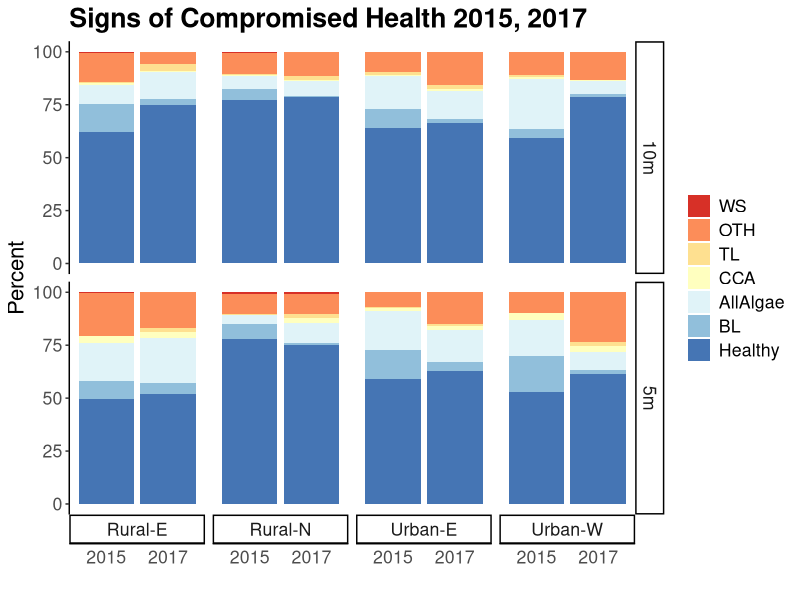
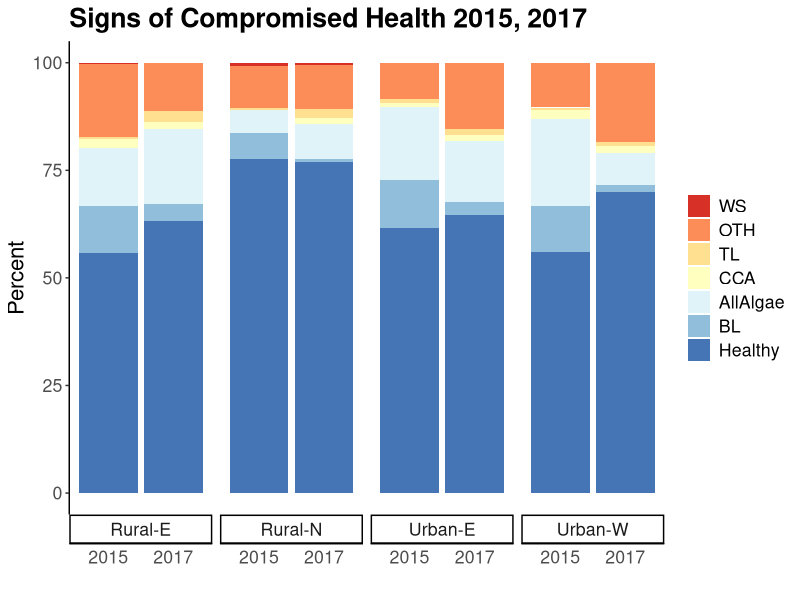
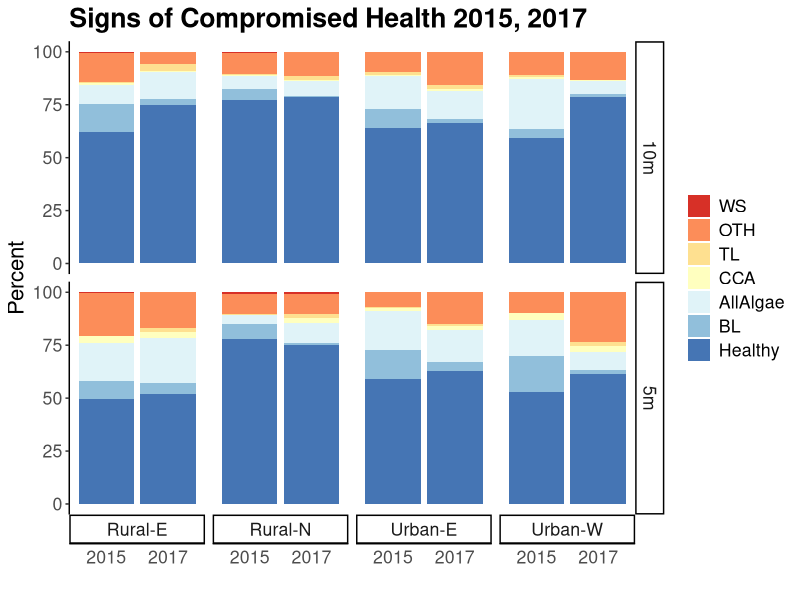
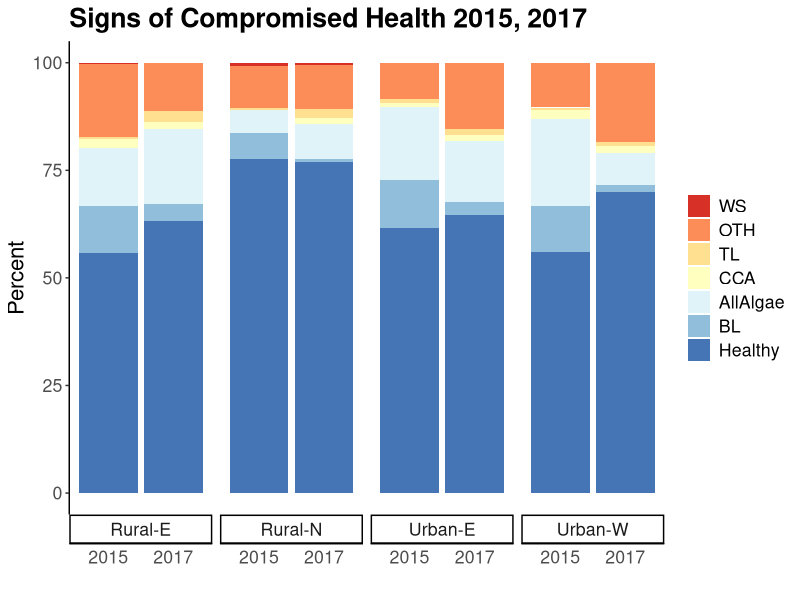

These charts were generated, in order, by the following R code: (Note: this script raises an error after producing the figures.)
## ---- chunk 1
knitr::opts_chunk$set(echo = TRUE)
## ---- chunk 2
library(tidyverse)
site2 <- read.csv("data/Site-Site2.csv")
colnames(site2)[1] <- "Site"
head(site2)
## ---- chunk 3
compdat <- read.csv('data/comp7_tave.csv') %>% 
   pivot_longer(AllAlgae:WS, names_to = 'Status', values_to = 'Percent') %>% 
   full_join(site2, by = "Site") %>% 
   mutate_if(is.character, as.factor) 

compdat$Year <- as.factor(compdat$Year)
head(compdat)
compdat <- compdat[-which(is.na(compdat)),]
## ---- chunk 4
compdat %>% 
   group_by(Year, Site2, Depth, Transect) %>% 
   filter(Status != 'Healthy')%>% 
   dplyr::summarize(comp_transt = sum(Percent))%>% 
   ungroup() %>% 
   dplyr::summarize(avecomp = mean(comp_transt), SE = sd(comp_transt)/sqrt(n()))
## ---- chunk 5
compall <- compdat %>% 
   group_by(Year, Site2, Depth, Status) %>% 
   dplyr::summarize(avePer = mean(Percent),
                                  SE = sd(Percent)/sqrt(n()))
compall
## ---- chunk 6
# comph15 <- read.csv("TL15-comph7-WS-site-summarySE-nameedit.csv")
# comph15$X <- 2015
# comph17 <- read.csv("TL17-per-comp7-h-d-summarySE.csv")  # in 2017Trip/CoralDAta
# head(comph17)
# comph17$X <- 2017
# 
# head(comph15)
# head(comph17)
# 
# compall <- rbind(comph15, comph17)
# head(compall)
# levels(compall$Status)
# compall$Depth <- relevel(compall$Depth, ref = "5m")
# 
# compall$Site <- as.factor(compall$Site)
# levels(compall$Site)[levels(compall$Site) == "Manatutu"] <- "Manatuto"
## ---- chunk 7
library(ggplot2)
#compall$Status <- factor(compall.order$Status, c("WS", "AllAlgae", "BL", "CCA", "OTH", "TL", "Healthy"))
compall$Status <- factor(compall$Status, levels=c("WS", "OTH", "TL", "CCA","AllAlgae", "BL", "Healthy"))
                                                          
ggplot(compall, aes(Year, avePer,  fill = Status)) +
   facet_grid(Depth ~Site2, switch = "x") +
    geom_bar(position="stack", stat="identity")+ #, color = "black") +
   ggtitle("Signs of Compromised Health 2015, 2017") +
   theme_classic() +
labs(x = "", y = "Percent") +
   theme(plot.title = element_text("sans", "bold",color = "black", 15)) +
   theme(text = element_text(size = 16)) +
   theme(axis.ticks.x = element_blank()) +#, panel.background = element_rect("gray85"))+
   theme(axis.text.x = element_text(hjust = 0.5),
         legend.title = element_blank())+
   scale_fill_brewer(palette="RdYlBu")
ggsave('figures/stacked-comphealth-20152017.pdf', width = 7, height = 4)
## ---- chunk 8
compall_nodepth <- compdat %>% 
   group_by(Year, Site2, Status) %>% 
   dplyr::summarize(avePer = mean(Percent))

compall_nodepth$Status <- factor(compall_nodepth$Status, levels=c("WS", "OTH", "TL", "CCA","AllAlgae", "BL", "Healthy"))
## ---- chunk 9
ggplot(compall_nodepth, aes((Year), avePer,  fill = Status)) +
   facet_grid(.~Site2, switch = "x") +
    geom_bar(position="stack", stat="identity")+ #, color = "black") +
   ggtitle("Signs of Compromised Health 2015, 2017") +
   theme_classic() +
labs(x = "", y = "Percent") +
   theme(plot.title = element_text("sans", "bold",color = "black", 15)) +
   theme(text = element_text(size = 16)) +
   theme(axis.ticks.x = element_blank()) + #, panel.background = element_rect("gray85"))+
   theme(axis.text.x = element_text(hjust = 0.5),
         legend.title = element_blank())+
   scale_fill_brewer(palette="RdYlBu")
ggsave('figures/stacked-comphealth-20152017-nodepth.jpg', width = 7, height = 4)
## ---- chunk 10
library(tidyr)
library(dplyr)
site2 <- read.csv("Site-Site2.csv")
colnames(site2)[1] <- "Site"
head(site2)

compall <- full_join(compall, site2, by = "Site")

compall$SiteYr <- paste(compall$Site2, compall$X, sep = "-")
head(compall)
## ---- chunk 11
library(ggplot2)
order(levels(compall$Status))
#levels(compall$Status) <- order(levels(compall$Status), c(7,2,3,4,5,6,1))
levels(compall$Status) <- order(c("WS", "AllAlgae", "BL", "CCA", "OTH", "TL", "Healthy"))
compall$Status <- factor(compall$Status, c("WS", "AllAlgae", "BL", "CCA", "OTH", "TL", "Healthy"))
compall$Status <- relevel(compall$Status, ref = "WS")

ggplot(compall, aes(factor(Year), avePer,  fill = (Status))) +
   facet_grid(Depth ~Site2, switch = "x") +
    geom_bar(position="stack", stat="identity", color = "black") +
   ggtitle("Signs of Compromised Health 2015, 2017") +
   theme_classic() +
labs(x = "", y = "Percent") +
   theme(plot.title = element_text("sans", "bold",color = "black", 20)) +
   theme(text = element_text(size = 15)) +
   theme(axis.ticks.x = element_blank(), panel.border = element_blank())+
   theme(axis.text.x = element_text(hjust = 0.5))+
      guides(fill = guide_legend(reverse=TRUE))
## ---- chunk 12
levels(compall$Status)
#compall$Status <- factor(compall$Status, c("AllAlgae", "BL", "CCA", "TL", "OTH", "WS", "Healthy"))
compall$Status <- factor(compall$Status, c("WS", "AllAlgae", "BL", "CCA", "TL", "OTH", "Healthy"))

ggplot(compall, aes( SiteYr, Percent, fill = Status)) +
          facet_grid(Depth ~.) +
    geom_bar(position="stack", stat="identity", color = "black") +
   ggtitle("Signs of Compromised Health 2015, 2017") +
   theme_classic() +
labs(x = "", y = "Percent") +
   theme(plot.title = element_text("sans", "bold",color = "black", 25)) +
   theme(text = element_text(size = 15)) +
   theme(axis.text.x = element_blank()) +
       scale_fill_grey(start =0, end = 1) +
    theme(axis.ticks.x = element_blank(), panel.border = element_blank())+
   guides(fill = guide_legend(reverse=TRUE))
## ---- chunk 13
head(compall)
#compall$X <- 
levels(compall$Status)
#compall$Status <- factor(compall$Status, c("AllAlgae", "BL", "CCA", "TL", "OTH", "WS", "Healthy"))
compall$Status <- factor(compall$Status, c("WS", "AllAlgae", "BL", "CCA", "TL", "OTH", "Healthy"))

ggplot(compall, aes(factor(X), Percent,  fill = Status)) +    facet_grid(Depth ~Site2, switch = "x") +
    geom_bar(position="stack", stat="identity", color = "black") +
   ggtitle("Signs of Compromised Health 2015, 2017") +
   theme_classic() +
labs(x = "", y = "Percent") +
   theme(plot.title = element_text("sans", "bold",color = "black", 30)) +
   theme(text = element_text(size = 20)) +
       scale_fill_grey(start =0, end = 1) +
    theme(axis.ticks.x = element_blank(), panel.border = element_blank())+
   theme(axis.text.x = element_text(hjust = 0.5))+
      guides(fill = guide_legend(reverse=TRUE))

#theme(strip.background = element_blank())
## ---- chunk 14
compall$X <- as.factor(compall$X)
ggplot(compall, aes(X, Percent, fill = Site)) +
          facet_grid(Depth ~Status) +
    geom_bar(position=position_dodge(), stat="identity") +
    geom_errorbar(aes(ymin=Percent-se, ymax=Percent+se),
                  width=.2,                    # Width of the error bars
                  position=position_dodge(.9)) +
   ggtitle("Signs of Compromised Health 2015 and 2017") +
   theme_classic()
## ---- chunk 15
compall$SiteYr <- paste(compall$Site2, compall$X, sep="-")
head(compall$SiteYr)

ggplot(compall, aes(Status, Percent, fill = SiteYr)) +
          facet_grid(Depth ~.) +
    geom_bar(position=position_dodge(), stat="identity") +
    geom_errorbar(aes(ymin=Percent-se, ymax=Percent+se),
                  width=.1,                    # Width of the error bars
                  position=position_dodge(.9)) +
   ggtitle("Signs of Compromised Health 2015 and 2017") +
   theme_classic() 
   #scale_fill_manual(values=c("#000099", "#3333FF", "#006633", "#66CC33", "#CC6600", "#FF9933",
                             # "#990000", "#FF3333"))
## ---- chunk 16
head(compall.order)

healthy.aveyr <- compall %>% filter(Status == "Healthy") %>%
   summarySE("Percent", "X")
   healthy.aveyr
## ---- chunk 17

